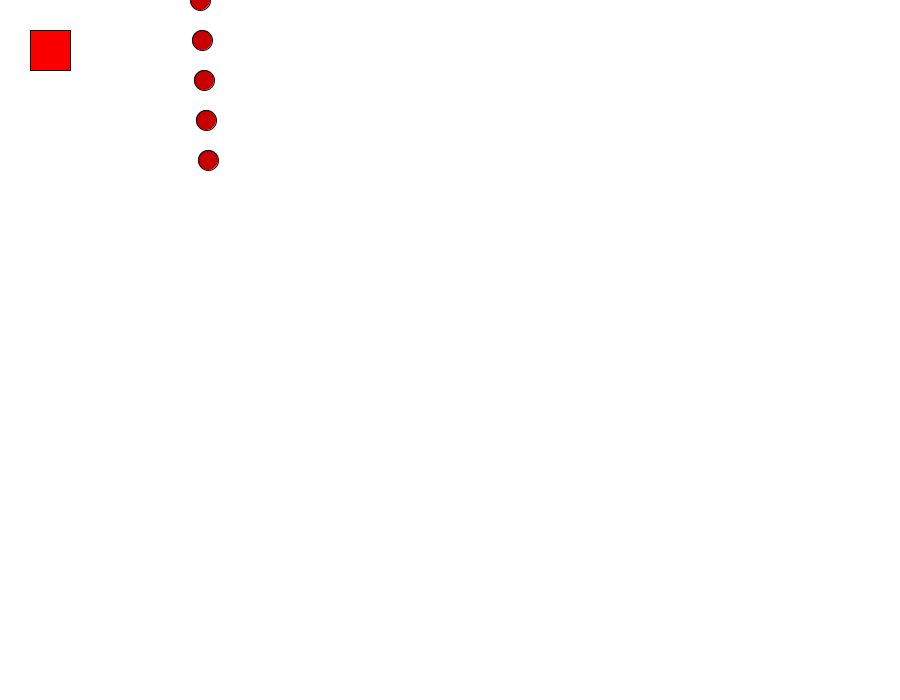
Frame 1 (no input)
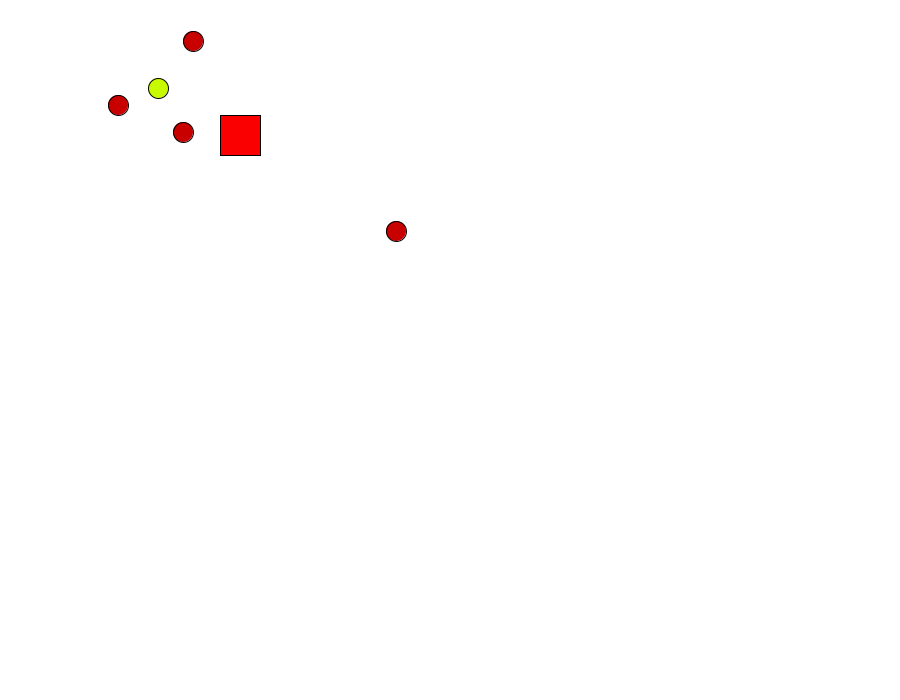
Frame 60 (the mouse pressed at the canvas centre just before this capture)
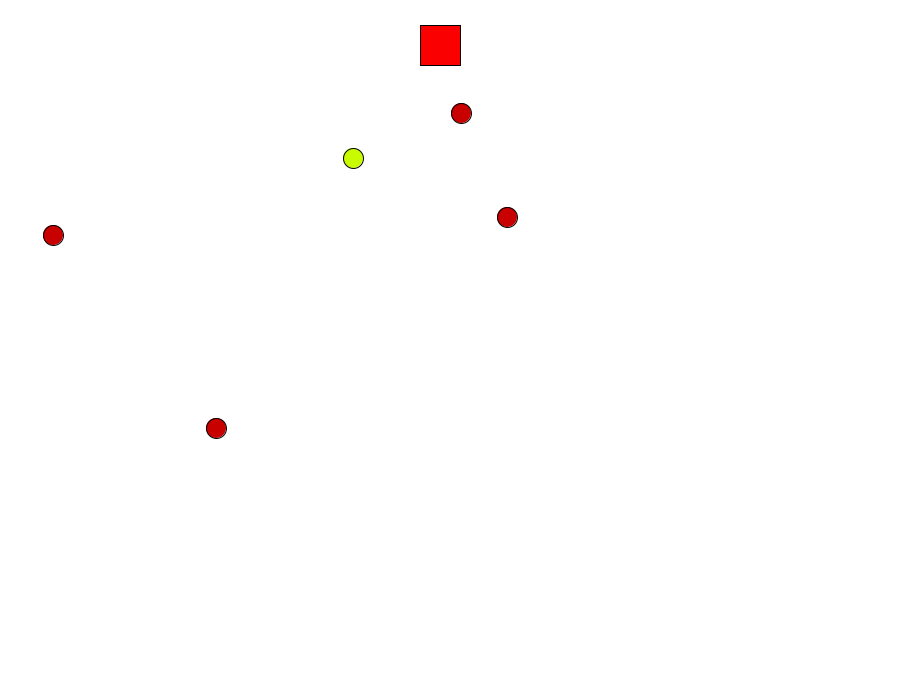
Frame 120 (the mouse held since frame 60 and released just before this capture)

The Processing sketch that drew these frames (run headless with seeded random() and noise(); from frame 60 on, the mouse is pressed at the canvas centre):

// Processing sketch: processing_146
// ── processing_146.pde

//initialize variables
Predator pred;
 int count = 5; 
Prey[] prey = new Prey[count];  // declaration 
int i;
int countkill=0;
///////////////////////////////////////////////////
void setup(){
 for (i=0;i<count;i++){
    prey[i] = new Prey((i+100) *2,i*40,20,20); // actual creation of prey
}

  size(900,700);
  frameRate(20);
 
  pred = new Predator(50,50,40,40);
}
//////////////////////////////////////////////////
void draw(){
   background(255,255,255);
    // count = countkill;
   countkill = pred.kill( prey [0]); ////// returns wether a kill has been made from kill function
   println(pred.kill( prey [0]));
  if (countkill == 1){
    for (int i =0; i< prey.length-1;i++){ /////////////shifts array address down one
    prey[i] = prey[i+1];}
    prey[prey.length-1] = null;}  /////////// puts null(nothing) in the last spot
     
                                                   
    for (i=0;i<prey.length;i++){ ////////////////runs the below programs
      if(prey[i] == null){ 
      i++;}
      else{
    prey[i].Markings();///////draws
    prey[i].Boundary();///////checks boiunfdry
    prey[i].Move();}/////////////changes x y pos
  }    
  pred.Markings();
  pred.Boundary();
  pred.Move();
  prey[0].markColor = 250;
  pred.stalk(prey[0]);
}




                                                      //int preyChoice(){
                                                     // if (millis() % 5000 > 0 && millis() % 5000 < 100){
                                                     //  int b =  floor (random(3));
                                                    //println(b);
  
                                                  // return b;


//////////////////////////////draw predator///////////////////////////////////////
class Predator
{
  int predXPos = 50;
  int predYPos = 50;
  int predXSpeed = 10;
  int predYSpeed = 5;
  float predPreyXDistance;
  float predPreyYDistance;
  float predPreyXDistance2; //second  check of pred/prey dist constant
  float predPreyYDistance2;
  float previousXDistance = width;
  float previousYDistance = height;
  int xwidth;
  int yheight;
  int killcount = 0;
  int kill;
       ////////////////////start variables/////////
  int boundry = 40; ///////////////the boundry padding
  int place = 45;  ///////////how far in to place off walls
  int killzone = 10; ////// how close when killed////////////
  Predator (int _x, int _y, int _xwidth, int _yheight){ // variable input to predator
    predXPos = _x;                                      // declaraction of variables in pred class
    predYPos = _y;
    xwidth = _xwidth;
    yheight = _yheight;
  }
  void  Markings (){
    fill(250,0,0);
    rectMode(CENTER);
    rect (predXPos,predYPos,xwidth,yheight);
  }
  void Move(){
    predXPos = predXPos + predXSpeed;
    predYPos = predYPos + predYSpeed;
  }

  void Boundary(){                 /////////////////////// move within walls
    if ( (predXPos >= width-boundry) || (predXPos <= boundry)){
      predXSpeed = -predXSpeed;
    }
    if (predXPos >= width - (boundry - 5) ){
      predXPos = width - place;
    }
    if  (predXPos <= 0 + (boundry - 5)){
      predXPos = 0+place;
    }

    if ( (predYPos >= height - boundry) || (predYPos <= boundry)){
      predYSpeed = -predYSpeed;
    }

    if  (predYPos >= height - (boundry -5)){
      predYPos = height - place;
    }
    if  (predYPos <= 0 + (boundry - 5)){
     predYPos = 0+place;
    }

  }


  void stalk( Prey prey){                                 //finding prey


      //check how far predator is from prey

      //ask if that distance is farther or closer than the previous distance

    if (millis() % 1000 > 0 && millis() % 1000 < 100){         // timing function divdes and finds remainder

      predPreyXDistance = dist(predXPos ,0,prey.position_x(),0);     //prey is class, .position_x is function in class that gives the position.          
      predPreyYDistance = dist(0,predYPos ,0,prey.position_y());
    }
    if (predPreyXDistance > previousXDistance) {
      predXSpeed = -predXSpeed;
    }
    if (predPreyYDistance > previousYDistance) {
      predYSpeed = -predYSpeed;
    }

    previousXDistance = predPreyXDistance;
    previousYDistance = predPreyYDistance;
//println(predPreyYDistance);
//println(predPreyXDistance);
  }
  //if the predator is farther from the prey than it was, it should move toward the prey


  //if the predator is closer to the prey, then it should keep going in the same direction
int kill( Prey prey ){ //prey is class, .position_x is function in class that gives the position.

 predPreyXDistance2 = dist(predXPos ,0,prey.position_x(),0); //constantly checks pred prey distance
 predPreyYDistance2 = dist(0,predYPos ,0,prey.position_y()); 
 println (predPreyXDistance2);
  println (predPreyYDistance2);
  killcount= 0;    //sends a no kill flag
if ( predPreyYDistance2 <= killzone && predPreyXDistance2 <= killzone ){  //if pred kills send flag
              
   killcount =+ killcount+1;}
   else {killcount= 0;}          //sends a no kill flag
   // println (killcount);
  return killcount;
}

}
//end class//////////////////////////////////////////////////////////
//draw prey
class Prey
{

  int preyXPos = 0;
  int preyYPos = 0;
  int preyXSpeed = 1;
  int preyYSpeed = 1;
  int pwidth;
  int pheight;
  int boundry = 20;
  int place = 35;
  int topspeed = 10;
  int markColor =0;
  Prey (int _x, int _y, int _pwidth, int _pheight){
    preyXPos = _x;
    preyYPos = _y;
    pwidth = _pwidth;
    pheight = _pheight;
  }
  void Markings(){
    fill(200,markColor,0);
    ellipseMode(CENTER);
    ellipse (preyXPos, preyYPos, pwidth, pheight);
  }

  //move prey
  //a constant speed
  //boundary definition and bouncing

  void Move(){
    if (floor(random(10)) == 3){
      preyXSpeed += floor(random(2));
      preyYSpeed += floor(random(2)); 
      preyXPos = preyXPos + preyXSpeed;
      preyYPos = preyYPos + preyYSpeed;
    }
    if (floor(random(10)) < 2 ){
      preyXSpeed -= floor(random(2));
      preyYSpeed -= floor(random(2)); 
      preyXPos = preyXPos + preyXSpeed;
      preyYPos = preyYPos + preyYSpeed;
    }
    if (preyXSpeed > topspeed) {preyXSpeed = 1;
     }
    if (preyYSpeed > topspeed) {preyYSpeed = 1;
     }
    else{
      preyXPos = preyXPos + preyXSpeed;
      preyYPos = preyYPos + preyYSpeed;
    }
  }      


  int position_x() {   // this function returns preys position
    return preyXPos; 
  }

  int position_y() {  // this function returns preys position
    return preyYPos; 
  }

  void Boundary(){
    if ( (preyXPos >= width - boundry) || (preyXPos <= boundry)){
      preyXSpeed = -preyXSpeed;
    }
    if ( (preyXPos >= width - boundry)){
      preyXPos = (width - place);
    }
    if ( (preyXPos <= 0 + boundry)){
      preyXPos = (0 + place);
    }
    if ( (preyYPos >= height - boundry) || (preyYPos <= boundry)){
      preyYSpeed = -preyYSpeed;
    } 
    if ( (preyYPos >= height - boundry)){
      preyYPos = (height - place);
    }
    if ( (preyYPos <= 0 + boundry)){
      preyYPos = (0 + place);
    }
  }

}
